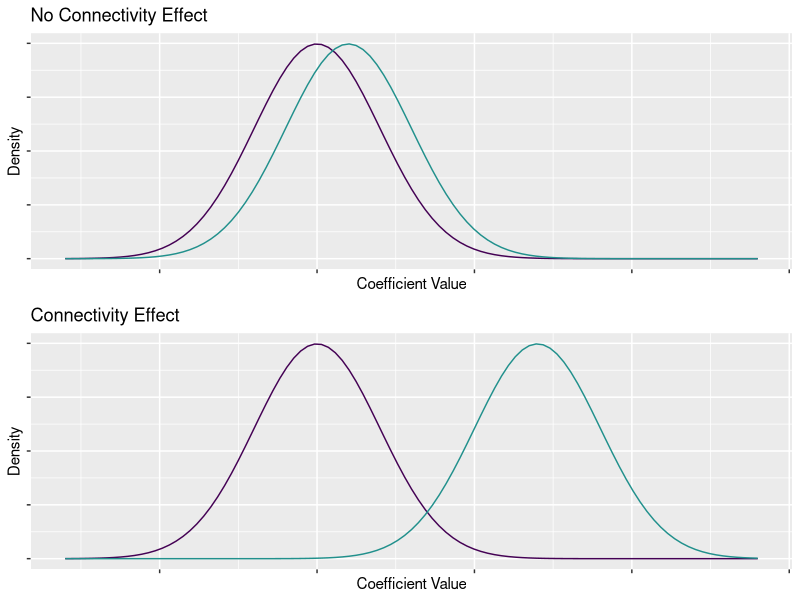
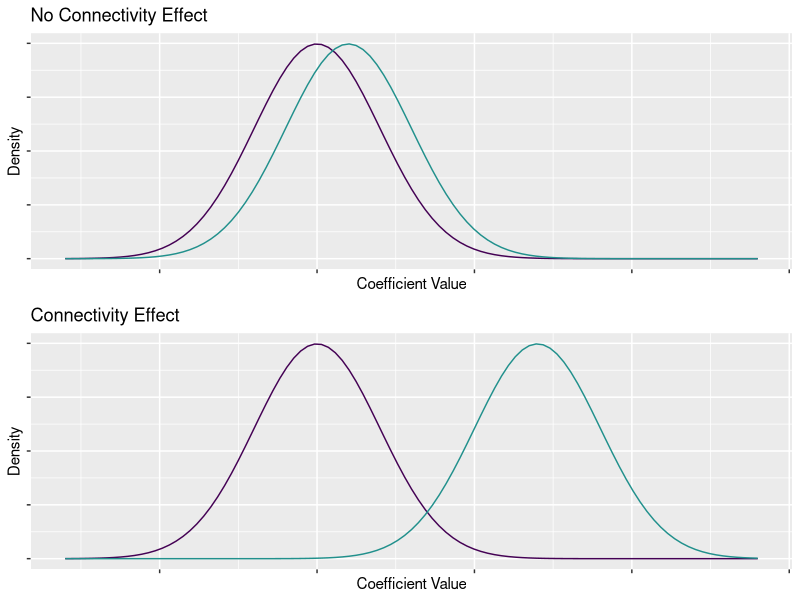

R code for these plots, in order:
# ---- distribution_cartoons ----

library(ggplot2)
library(cowplot)

x_values <- data.frame(x = c(-3, 3))

dnorm_shift_small <- function(x){
  dnorm(x, mean = 0.5)
}

dnorm_shift_big <- function(x){
  dnorm(x, mean = 3.5)
}

gg_base <- ggplot(x_values, aes(x)) +
  theme(axis.text = element_blank()) +
  ylab("Density") + xlab("Coefficient Value") +
  xlim(-4, 7)

(res <- plot_grid(
  gg_base +
    stat_function(fun = dnorm,
                  color = viridis::viridis(1, begin = 0)) +
    stat_function(fun = dnorm_shift_small,
                  color = viridis::viridis(1, begin = 0.5)) +
    ggtitle("No Connectivity Effect"),
  gg_base +
    stat_function(fun = dnorm,
                  color = viridis::viridis(1, begin = 0)) +
    stat_function(fun = dnorm_shift_big,
                  color = viridis::viridis(1, begin = 0.5)) +
    ggtitle("Connectivity Effect"),
ncol = 1))

ggsave("figures/distribution_cartoon.png", res, scale = 0.8, width = 4.125)

palette <- c(viridis::viridis(1, begin = 0.5),
      viridis::viridis(1, begin = 0))
